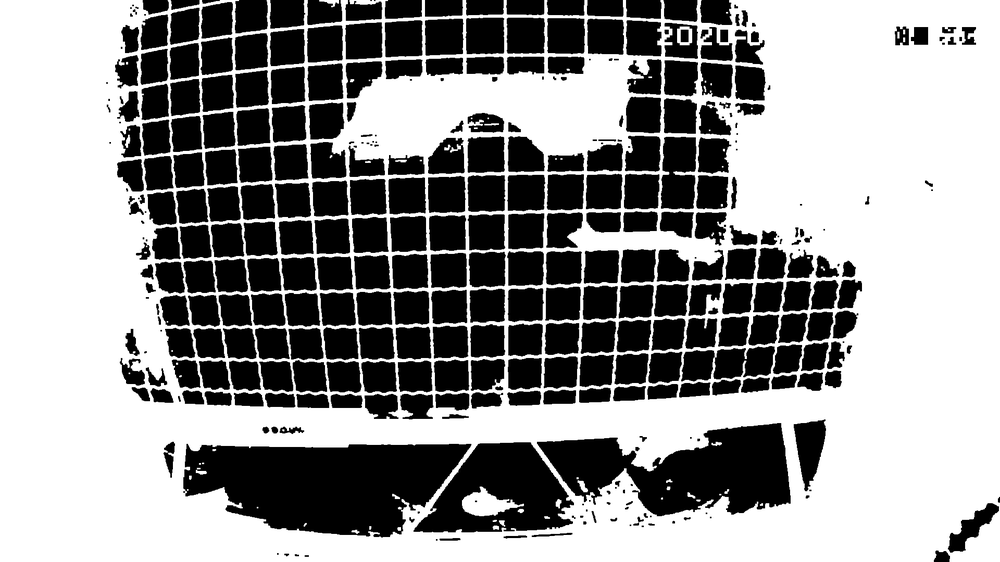
#> input picture mask/grid_mask.png, 1000 x 562 px, shrunk from 1920 x 1080 before the run
$ python maszk_tipp.py
#> lines starting #> are read from the running program, lines starting #| are printed output that depends on the picture
import cv2
import numpy as np
import matplotlib.pyplot as plt

# Kép betöltése
image_path = "grid_mask.png"  # Módosítsd az útvonalat, ha szükséges
mask = cv2.imread(image_path, cv2.IMREAD_GRAYSCALE)
#> mask is the input picture: shape (562, 1000); min 0, max 255, mean 146.7

# Ellenőrizzük, hogy a kép sikeresen betöltődött-e
if mask is None:
    raise ValueError("A kép nem található vagy nem sikerült betölteni.")

def apply_morphological_operations(mask):
    """
    Alkalmaz morfológiai műveleteket (nyitás és zárás) a maszk tisztítására.
    """
    kernel = np.ones((9, 9), np.uint8)  # Kernel méret a morfológiai műveletekhez

    # Nyitás: Eltávolítja a kisebb fehér zajokat
    opened_mask = cv2.morphologyEx(mask, cv2.MORPH_OPEN, kernel, iterations=2)
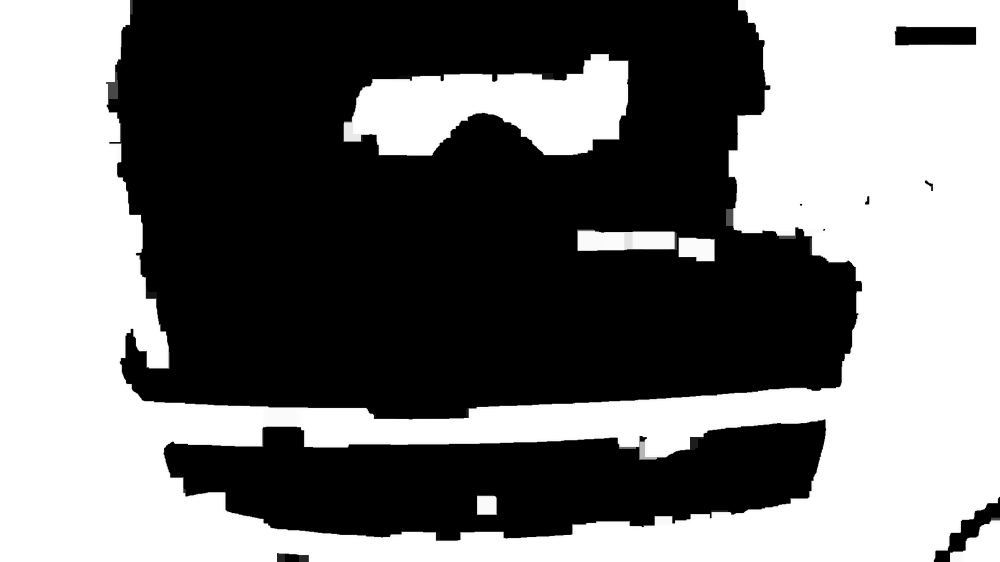
#> opened_mask: shape (562, 1000); min 0, max 255, mean 119

    # Zárás: Kitölti a kisebb fekete lyukakat
    cleaned_mask = cv2.morphologyEx(opened_mask, cv2.MORPH_CLOSE, kernel, iterations=2)

    return cleaned_mask

# 1. Morfológiai műveletek alkalmazása
cleaned_mask = apply_morphological_operations(mask)

# Megjelenítés
plt.figure(figsize=(8, 6))
plt.imshow(cleaned_mask, cmap='gray')
plt.title("Morfológiai műveletekkel tisztított maszk")
plt.axis("off")
plt.show()

# Ha el szeretnéd menteni a tisztított maszkot:
cv2.imwrite("cleaned_mask.png", cleaned_mask)
